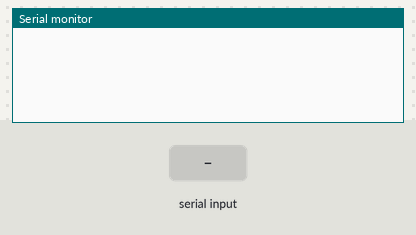
Simulated run of this sketch. Board: Arduino Mega 2560, built with avr-gcc and run on an emulated ATmega2560. Shown: the last lines printed to the serial monitor. The inputs (shaded band) are chosen by the test bench.

Above: at 1.2 s.
1.3 s: "1" received over Serial
At 2.3 s:
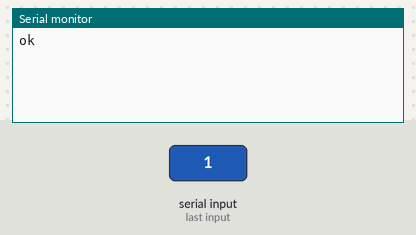
2.8 s: "0" received over Serial
At 3.2 s:
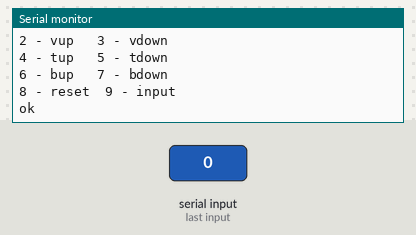

Measured:
- after the input at 1.3 s, the serial monitor: prints a new line after 0.07 s (image 1)
- after the input at 2.8 s, the serial monitor: prints a new line at once (image 2)

The sketch:

RCForSOLO7c.ino
```cpp
/*
 * An IR LED must be connected to Arduino PWM pin 3.
 * (for Mega pin 9, for other see in IRremoteInt.h)
 */

#include <IRremote.h>

IRsend irsend;

void setup(){
  Serial.begin(9600);
}


int c;

void loop() {
  c = Serial.read();
  if (c != -1) {
    switch (c) {
        case 0x31: // 1 - muteBtn
            irsend.sendNEC(0x807f40bf, 32);
            break;
        case 0x32: // 2 - vupBtn
            irsend.sendNEC(0x807F8877, 32);
            break;
        case 0x33: // 3 - vdownBtn
            irsend.sendNEC(0x807F08F7, 32);
            break;
        case 0x34: // 4 - tUpBtn
            irsend.sendNEC(0x807F906F, 32);
            break;
        case 0x35: // 5 - tDownBtn
            irsend.sendNEC(0x807FB04F, 32);
            break;
        case 0x36: // 6 - bUpBtn
            irsend.sendNEC(0x807F50AF, 32);
            break;
        case 0x37: // 7 - bDownBtn
            irsend.sendNEC(0x807F708F, 32);
            break;
        case 0x38: // 8 - resetBtn
            irsend.sendNEC(0x807F10EF, 32);
            break;
        case 0x39: // 9 - inputBtn
            irsend.sendNEC(0x807F20DF, 32);
            break;
        default:
            Serial.println("1 - mute");
            Serial.println("2 - vup \t3 - vdown");
            Serial.println("4 - tup \t5 - tdown");
            Serial.println("6 - bup \t7 - bdown");
            Serial.println("8 - reset\t9 - input");
            break;
    }
    Serial.println("ok");
    delay(40);
  }
}
```
